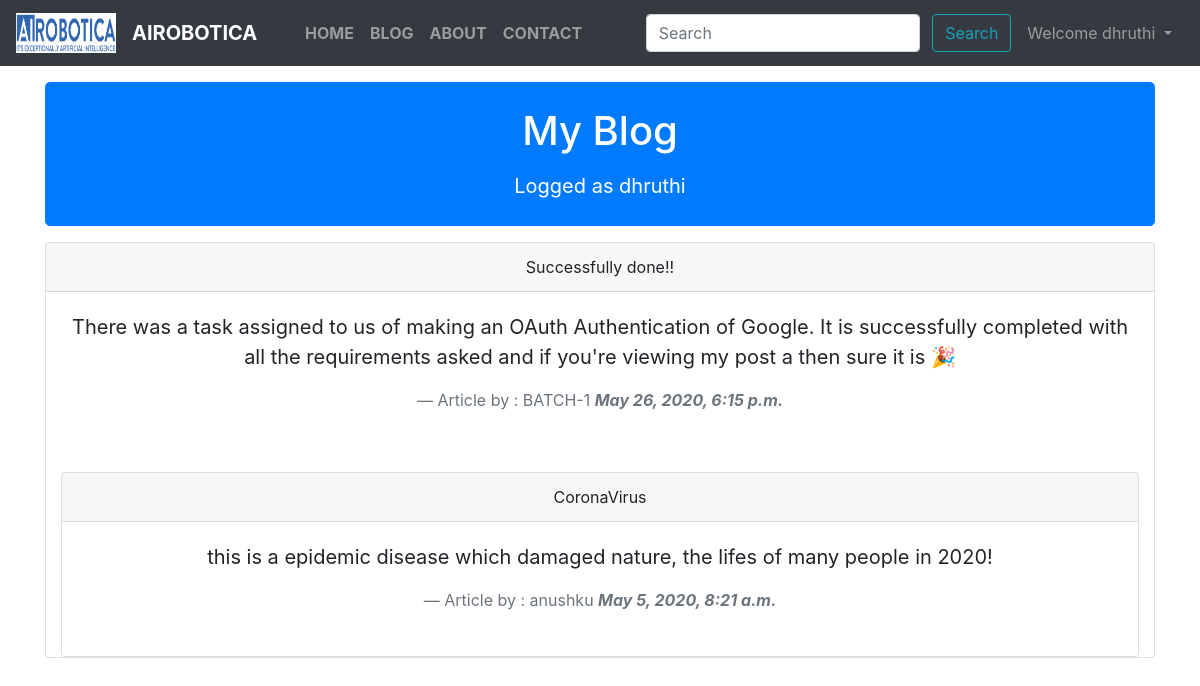
/blog (signed in), run on the app's committed database.
### app/models.py (models this page shows, shortened)
class Blogpost(models.Model):
    sno=models.AutoField(primary_key=True)
    title=models.CharField(max_length=50)
    content=models.TextField()
    author=models.CharField(max_length=50)
    timeStamp=models.DateTimeField(auto_now_add=True, blank=True)
    views=models.IntegerField(default=0)

### app/views.py (the view)
# urls.py: path("blog", views.blog, name="blog"),
def blog(request):
    if not request.user.is_authenticated:
        messages.error(request,"Please Login & Try Again")
        return render(request,'index.html')
    else:
        allPosts= Blogpost.objects.all()
        context= {'allPosts':allPosts}
        return render(request,'blog.html',context)

### templates/blog.html (shortened to what this page needs)
{% extends 'basic.html' %}
{% block body %}
<div class="container mt-3">
  <button type="button" class="btn btn-primary  btn-lg btn-block">
    <p class="font-normal">
     <h1 class="font-family:"Book Antiqua" ;"> My Blog</h1></p>
        {% if user.is_authenticated %}
       <p class="font-family: "Lucida Handwriting";">Logged as {{ user.username }}</p>
      </button>
     {% endif %}
</div>
{% for post in allPosts %}
<div class="container mt-3">
<div class="card">
  <div class="card-header">
    {{post.title}}
  </div>
  <div class="card-body">
    <blockquote class="blockquote mb-0">
      <p> {{post.content}}</p>
      <footer class="blockquote-footer">Article by : {{post.author}}<cite title="Source Title"> <b> {{post.timeStamp}} </b></cite></footer>
    </blockquote>
    <br>
  </div>
  {% endfor %}
</div>
{% endblock body %}

### templates/basic.html (shortened to what this page needs)
{% load static %}
{% load socialaccount  %}
<!doctype html>
<html lang="en">
  <head>
    <link rel="stylesheet" href="https://stackpath.bootstrapcdn.com/bootstrap/4.4.1/css/bootstrap.min.css">
    <link rel="stylesheet" href="https://cdnjs.cloudflare.com/ajax/libs/font-awesome/4.7.0/css/font-awesome.min.css">
  </head>
  {% load static %}
  <body>
              <nav class="navbar navbar-expand-lg navbar-dark bg-dark">
                   <a class="navbar-brand" href="#">
                      <img src="{% static 'images/logo.jpg' %}" alt="Logo" style="width:100px; height:40px ;">
                   </a>
                               <a class="navbar-brand" href="/"><strong>AIROBOTICA</strong></a>
                     <div class="collapse navbar-collapse" id="navbarSupportedContent">
                                  <ul class="navbar-nav m-auto">
      <li class="nav-item">
        <a class="nav-link" href="/"><strong>HOME</strong></a>
      </li>
      <li class="nav-item">
        <a class="nav-link" href="/blog"><strong>BLOG</strong></a>
      </li>
      <li class="nav-item">
        <a class="nav-link" href="/about"><strong>ABOUT</strong></a>
      </li>
      <li class="nav-item">
        <a class="nav-link" href="/contact"><strong>CONTACT</strong></a>
      </li>
    </ul>
    <div class="ml-auto form-inline">
            <form method="get" action="/search" class="my-2 my-lg-0 mx-2">
                <input class="form-control mr-sm-2" type="search" placeholder="Search" aria-label="Search" name="search" id="search" >
                <button class="btn btn-outline-info my-2 my-sm-0" type="submit">Search</button>
    </form>
    {% if user.is_authenticated %}
    <ul class="navbar-nav mr-1">
    <li class="nav-item dropdown">
    <a class="nav-link dropdown-toggle" href="#" id="navbarDropdown" role="button" data-toggle="dropdown" aria-haspopup="true" aria-expanded="false">
    Welcome {{request.user}}
    </a>
    </li>
    </ul>
    {% else %}
    <button type="button" class="btn btn-outline-danger" data-target="#loginModel" data-toggle="modal" > Login</button>
    <button type="button" class="btn btn-outline-success" data-target="#signupModel" data-toggle="modal" > Signup </button>
  {% endif %}
  </div>
  </div>
</nav>
{% load static %}
{% block body %}
{% endblock body %}
</div>
  </body>
</html>

### data on the page
Blogpost: title "Successfully done!!", content "There was a task assigned to us of making an OAuth Authentication of Google. It is successfully completed with all the requirements asked and if you're viewing my post a then sure it is 🎉", author "BATCH-1", timeStamp "May 26, 2020, 6:15 p.m."
Blogpost: title "CoronaVirus", content "this is a epidemic disease which damaged nature, the lifes of many people in 2020!", author "anushku", timeStamp "May 5, 2020, 8:21 a.m."

### other printed values
{{ request.user }} "dhruthi"
{{ user.username }} "dhruthi"
